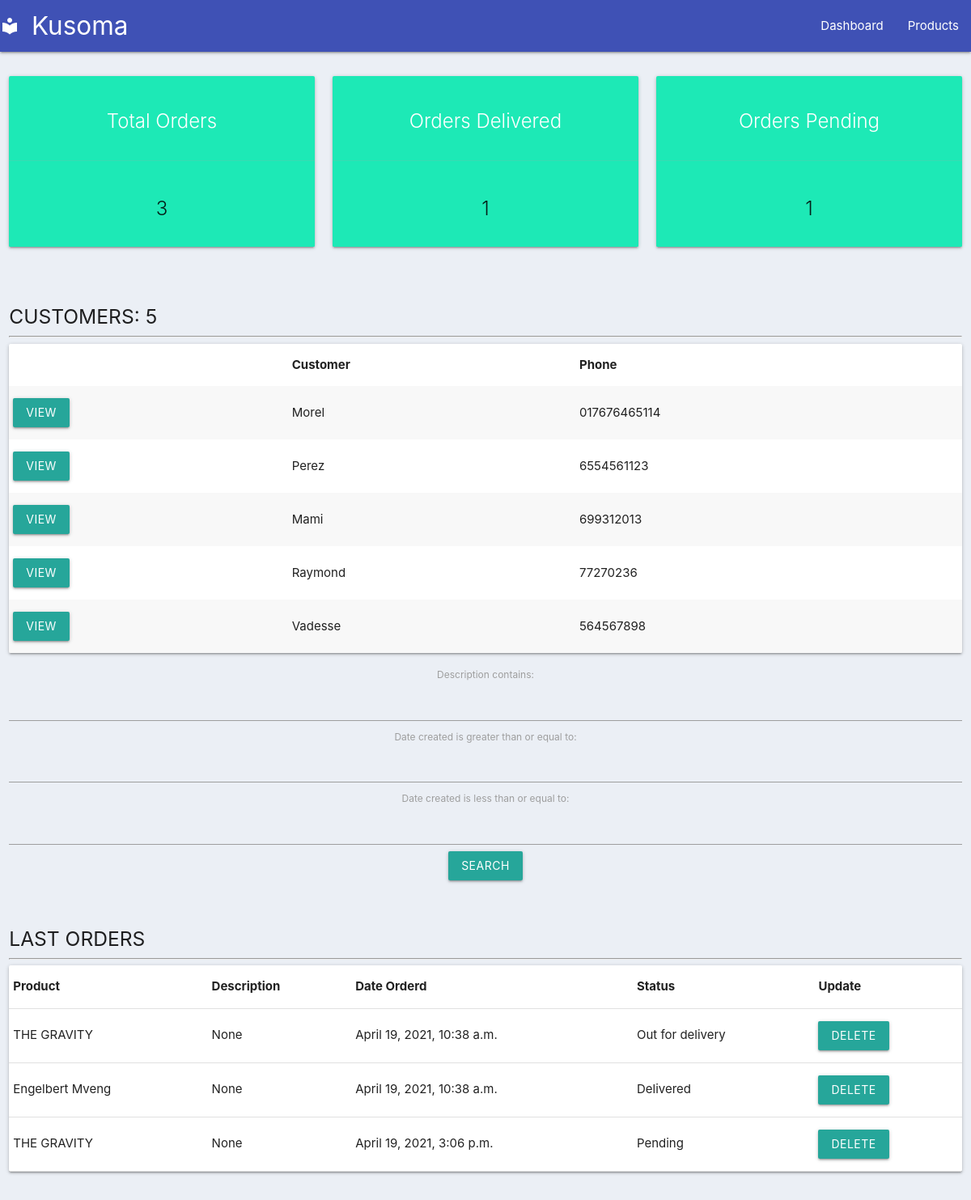
The page / on the database its author committed.
### kannweg/todo/models.py (models this page shows, shortened)
class Customer(models.Model):
	name = models.CharField(max_length=200, null=True)
	phone = models.CharField(max_length=200, null=True)
	email = models.CharField(max_length=200, null=True)
	date_created = models.DateTimeField(auto_now_add=True, null=True)

class Order(models.Model):
	STATUS = (
			('Pending', 'Pending'),
			('Out for delivery', 'Out for delivery'),
			('Delivered', 'Delivered'),
			)
	customer = models.ForeignKey(Customer, null=True, on_delete= models.SET_NULL)
	product = models.ForeignKey(Product, null=True, on_delete= models.SET_NULL)
	date_created = models.DateTimeField(auto_now_add=True, null=True)
	status = models.CharField(max_length=200, null=True, choices=STATUS)
	description = models.CharField(max_length=200, null=True)

class Product(models.Model):
	CATEGORY = (
			('Indoor', 'Indoor'),
			('Out Door', 'Out Door'),
			)
	name = models.CharField(max_length=200, null=True)
	price = models.FloatField(null=True)
	category = models.CharField(max_length=200, null=True, choices=CATEGORY)
	date_created = models.DateTimeField(auto_now_add=True, null=True)
	description = models.CharField(max_length=200, null=True, blank=True)
	tags = models.ManyToManyField(Tag)
	def __str__(self):
		return self.name

### kannweg/todo/views.py (the view)
# urls.py: 2. Add a URL to urlpatterns:  path('', views.home, name='home')
def home(request):
	orders = Order.objects.all()
	customers = Customer.objects.all()
	total_customers = customers.count()
	total_orders = orders.count()
	delivered = orders.filter(status='Delivered').count()
	pending = orders.filter(status='Pending').count()
	myFilter = OrderFilter(request.GET, queryset=orders)
	orders = myFilter.qs
	context = {'orders':orders, 'customers':customers,
	'total_orders':total_orders,'delivered':delivered,
	'pending':pending, 'myFilter':myFilter, 'total_customers':total_customers}
	return render(request, 'todo/dashboard.html', context)

### kannweg/todo/templates/todo/dashboard.html
{%  extends 'todo/main.html' %}
{% block content %}
{%  include 'todo/status.html' %}
<br>
<div class="row">
	<div class="col s12">
		<h5>CUSTOMERS: {{total_customers}}</h5>
		<hr>
		<div class="card ">
			<table class="table responsive-table striped">
				<thead>
				<tr>
					<th></th>
					<th>Customer</th>
					<th>Phone</th>
				</tr>
				</thead>
				<tbody>
				{% for customer in customers %}
					<tr>
						<td><a class="btn btn-sm btn-info" href="{% url 'customer' customer.id %}">View</a></td>
						<td>{{customer.name}}</td>
						<td>{{customer.phone}}</td>
					</tr>
				{% endfor %}
				</tbody>
			</table>
		</div>
</div>
<br>
<br>
<div class="row center">
	<div class="col s12 center">
			<form method="get">
				{{myFilter.form}}
		    <button class="waves-effect waves-light btn center-align" type="submit">Search</button>
		  </form>
		</div>
		</div>
<br>
		<div class="col s12">
		<h5>LAST ORDERS</h5>
		<hr>
		<div class="card ">
			<table class="table table-sm">
				<tr>
					<th>Product</th>
					<th>Description</th>
					<th>Date Orderd</th>
					<th>Status</th>
					<th>Update</th>
				</tr>
				{% for order in orders %}
					<tr>
						<td>{{order.product}}</td>
						<td>{{order.description}}</td>
						<td>{{order.date_created}}</td>
						<td>{{order.status}}</td>
						<td><a class="btn btn-sm btn-danger" href="{% url 'delete_order' order.id %}">Delete</a></td>
					</tr>
				{% endfor %}
			</table>
		</div>
	</div>
<br>
<br>
</div>
{% endblock %}

### kannweg/todo/templates/todo/main.html (shortened to what this page needs)
{% load static %}
<!DOCTYPE html>
<html>
<head>
	 <link rel="stylesheet" href="https://cdnjs.cloudflare.com/ajax/libs/materialize/1.0.0/css/materialize.min.css">
	<link rel="stylesheet" type="text/css" href="{% static '/css/main.css' %}">
</head>
<body>
	{%  include 'todo/navbar.html' %}
	<div class="container-fluid">
	{% block content %}
	{% endblock %}
    </div>
</body>
</html>

### kannweg/todo/templates/todo/navbar.html (shortened to what this page needs)
{% load static %}
<nav class="nav-extended">
    <div class="nav-wrapper indigo">
      <a href="{% url 'home' %}" class="brand-logo"><i class="material-icons">local_library</i>Kusoma</a>
      <ul id="nav-mobile" class="right hide-on-med-and-down">
        <li><a href="{% url 'home' %}">Dashboard</a></li>
        <li><a href="{% url 'products' %}">Products</a></li>
      </ul>
    </div>
  </nav>

### kannweg/todo/templates/todo/status.html
<br>
	<div class="row">
    <div class="col s4">
      <div class="card teal accent-3">
        <div class="card-content white-text">
          <h5 class="card-title center">Total Orders</h5>
        </div>
        <div class="card-action">
          <h3 class="card-title center">{{total_orders}}</h3>
        </div>
      </div>
    </div>
	 <div class="col s4">
      <div class="card teal accent-3">
        <div class="card-content white-text">
          <h5 class="card-title center">Orders Delivered</h5>
        </div>
        <div class="card-action">
          <h3 class="card-title center">{{delivered}}</h3>
        </div>
      </div>
    </div>
	 <div class="col s4">
      <div class="card teal accent-3">
        <div class="card-content white-text">
          <h5 class="card-title center">Orders Pending</h5>
        </div>
        <div class="card-action">
          <h3 class="card-title center">{{pending}}</h3>
        </div>
      </div>
    </div>
</div>

### kannweg/static/css/main.css (style rules this page uses)
body { background-color: #ebeff5; }
body { display: flex; min-height: 100vh; flex-direction: column; }

### rows shown on the page
Customer: name "Morel", phone "017676465114"
Customer: name "Perez", phone "6554561123"
Customer: name "Mami", phone "699312013"
Customer: name "Raymond", phone "77270236"
Customer: name "Vadesse", phone "564567898"
Order: product "THE GRAVITY", description "None", date_created "April 19, 2021, 10:38 a.m.", status "Out for delivery"
Order: product "Engelbert Mveng", description "None", date_created "April 19, 2021, 10:38 a.m.", status "Delivered"
Order: product "THE GRAVITY", description "None", date_created "April 19, 2021, 3:06 p.m.", status "Pending"

### other values the page prints
{{ total_orders }} "3"
{{ delivered }} "1"
{{ pending }} "1"
{{ total_customers }} "5"
